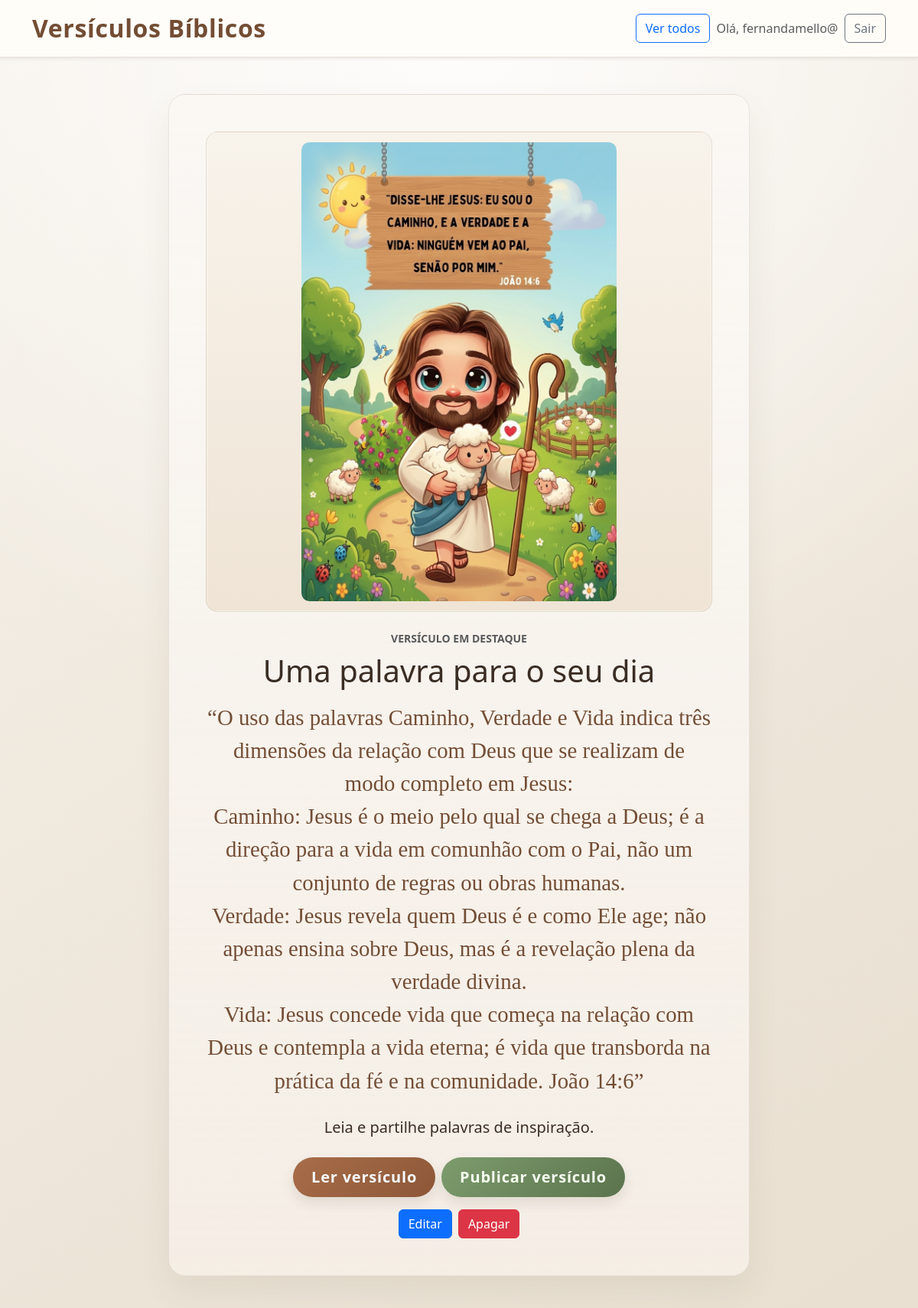
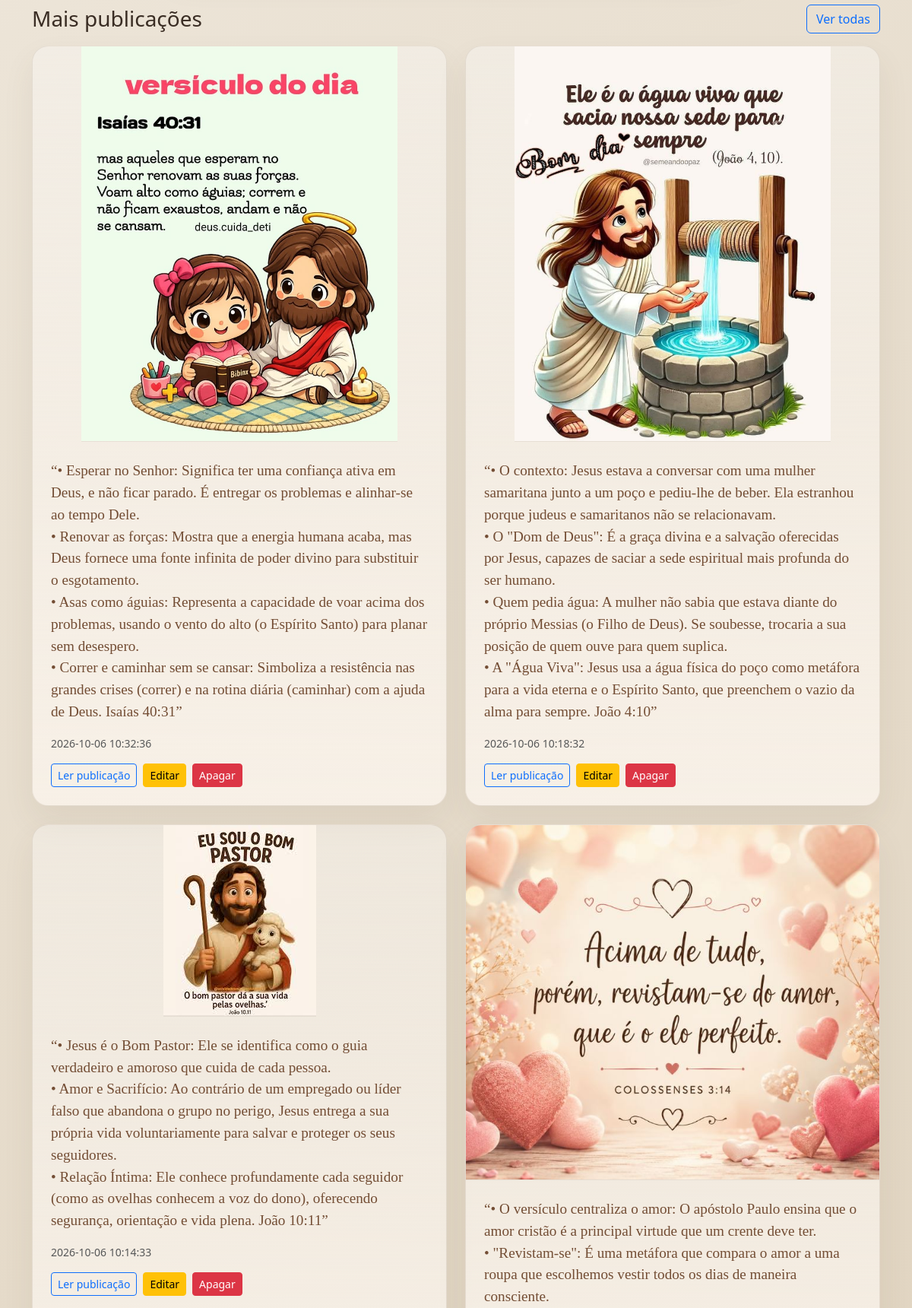
Page /index.php (signed in, upper part) on the committed database (2 pictures, top to bottom).
### tables this page shows
CREATE TABLE `versiculo` (
  `id` int(11) NOT NULL,
  `usuario_id` int(11) NOT NULL,
  `versiculo` text NOT NULL,
  `foto` varchar(2000) NOT NULL,
  `criado_em` timestamp NOT NULL DEFAULT current_timestamp(),
  `atualizado_em` timestamp NOT NULL DEFAULT current_timestamp() ON UPDATE current_timestamp()
);

### index.php (called while the page is built, shortened)
<?php
require_once __DIR__ . '/model/versiculo.php';
$pdo = require __DIR__ . '/config/database.php';
$controller = new VersiculoController(new Versiculo($pdo), new Usuario($pdo));
$pagina = $_GET['pagina'] ?? 'home';
$controller->handle(is_string($pagina) ? $pagina : 'home');

### model/versiculo.php (called while the page is built, shortened)
<?php
class Versiculo
{
    private PDO $pdo;
    public function __construct(PDO $pdo)
    {
        $this->pdo = $pdo;
    }
    public function maisRecentes(int $limite = 5): array
    {
        $stmt = $this->pdo->prepare(
            'SELECT id, usuario_id, versiculo, foto, criado_em, atualizado_em
             FROM versiculo
             ORDER BY criado_em DESC, id DESC
             LIMIT :limite'
        );
        $stmt->bindValue(':limite', max(1, $limite), PDO::PARAM_INT);
        $stmt->execute();
        return $stmt->fetchAll();
    }
}

### views/home.php (the view, shortened to what this page needs)
<?php
$versiculos = is_array($versiculos ?? null) ? $versiculos : [];
$destaque = $versiculos[0] ?? null;
$recentes = array_slice($versiculos, 1);
$usuarioAtual = is_array($usuarioAtual ?? null) ? $usuarioAtual : null;
?>
<!doctype html>
<html lang="pt">
<head>
    <link href="https://cdn.jsdelivr.net/npm/bootstrap@5.3.3/dist/css/bootstrap.min.css" rel="stylesheet">
    <link rel="stylesheet" href="css/style.css">
</head>
<body>
<nav class="navbar navbar-expand bg-white shadow-sm">
    <div class="container">
        <a class="navbar-brand" href="index.php">Versículos Bíblicos</a>
        <div class="d-flex align-items-center gap-2">
            <a class="btn btn-outline-primary" href="index.php?pagina=listar">Ver todos</a>
            <?php if ($usuarioAtual): ?>
                <span class="d-none d-md-inline text-muted">Olá, <?= htmlspecialchars($usuarioAtual['nome'], ENT_QUOTES | ENT_SUBSTITUTE, 'UTF-8') ?></span>
                <form method="post" action="index.php?pagina=sair" class="m-0">
                    <button class="btn btn-outline-secondary" type="submit">Sair</button>
                </form>
            <?php else: ?>
                <a class="btn btn-outline-primary" href="index.php?pagina=login">Entrar</a>
                <a class="btn btn-primary" href="index.php?pagina=cadastro">Criar conta</a>
            <?php endif; ?>
        </div>
    </div>
</nav>
<main class="container py-5">
    <?php if ($destaque): ?>
        <section class="home-card mx-auto text-center mb-5">
            <?php if (!empty($destaque['foto'])): ?>
                <div class="photo-frame mb-4">
                    <img src="foto/<?= htmlspecialchars(rawurlencode($destaque['foto']), ENT_QUOTES, 'UTF-8') ?>"
                         class="featured-photo" alt="Imagem do versículo em destaque">
                </div>
            <?php endif; ?>
            <p class="text-uppercase text-muted small fw-bold mb-2">Versículo em destaque</p>
            <h1 class="mb-3">Uma palavra para o seu dia</h1>
            <blockquote class="featured-verse mb-4">
                “<?= nl2br(htmlspecialchars($destaque['versiculo'], ENT_QUOTES | ENT_SUBSTITUTE, 'UTF-8')) ?>”
            </blockquote>
            <p class="lead mb-4">Leia e partilhe palavras de inspiração.</p>
            <div class="d-flex justify-content-center flex-wrap gap-2 mb-3">
                <a class="btn btn-ler btn-lg" href="index.php?pagina=detalhe&amp;id=<?= (int) $destaque['id'] ?>">Ler versículo</a>
                <a class="btn btn-adicionar btn-lg" href="index.php?pagina=inserir">Publicar versículo</a>
            </div>
            <?php if ($usuarioAtual && ((int) ($destaque['usuario_id'] ?? 0) === (int) $usuarioAtual['id'] || !empty($usuarioAtual['administrador']))): ?>
                <div class="d-flex justify-content-center flex-wrap gap-2">
                    <a class="btn btn-primary" href="index.php?pagina=editar&id=<?= (int) $destaque['id'] ?>">Editar</a>
                    <form method="post" action="index.php?pagina=apagar" class="m-0">
                        <button class="btn btn-danger" type="submit" onclick="return confirm('Tem a certeza que pretende apagar este versículo?');">Apagar</button>
                    </form>
                </div>
            <?php endif; ?>
        </section>
    <?php endif; ?>
    <?php if ($recentes): ?>
        <section aria-labelledby="publicacoes-recentes">
            <div class="d-flex justify-content-between align-items-center flex-wrap gap-2 mb-3">
                <h2 id="publicacoes-recentes" class="h3 mb-0">Mais publicações</h2>
                <a class="btn btn-outline-primary" href="index.php?pagina=listar">Ver todas</a>
            </div>
            <div class="row g-4">
                <?php foreach ($recentes as $item): ?>
                    <div class="col-12 col-md-6">
                        <article class="publication-card h-100">
                            <?php if (!empty($item['foto'])): ?>
                                <img src="foto/<?= htmlspecialchars(rawurlencode($item['foto']), ENT_QUOTES, 'UTF-8') ?>"
                                     class="publication-photo" alt="Imagem da publicação">
                            <?php endif; ?>
                            <div class="p-4">
                                <p class="publication-verse mb-3">
                                    “<?= nl2br(htmlspecialchars($item['versiculo'], ENT_QUOTES | ENT_SUBSTITUTE, 'UTF-8')) ?>”
                                </p>
                                <p class="text-muted small">
                                    <?= htmlspecialchars($item['criado_em'], ENT_QUOTES | ENT_SUBSTITUTE, 'UTF-8') ?>
                                </p>
                                <div class="d-flex flex-wrap gap-2">
                                    <a class="btn btn-sm btn-outline-primary"
                                       href="index.php?pagina=detalhe&amp;id=<?= (int) $item['id'] ?>">
                                        Ler publicação
                                    </a>
                                    <?php if ($usuarioAtual && ((int) ($item['usuario_id'] ?? 0) === (int) $usuarioAtual['id'] || !empty($usuarioAtual['administrador']))): ?>
                                        <a class="btn btn-sm btn-warning"
                                           href="index.php?pagina=editar&id=<?= (int) $item['id'] ?>">
                                            Editar
                                        </a>
                                        <form method="post" action="index.php?pagina=apagar" class="m-0">
                                            <button class="btn btn-sm btn-danger" type="submit" onclick="return confirm('Tem a certeza que pretende apagar este versículo?');">Apagar</button>
                                        </form>
                                    <?php endif; ?>
                                </div>
                            </div>
                        </article>
                    </div>
                <?php endforeach; ?>
            </div>
        </section>
    <?php endif; ?>
</main>
</body>
</html>

### css/style.css (style rules this page uses)
:root { --color-ink: #3a2d24; --color-accent: #a86e48; --color-accent-dark: #734d34; --color-soft: #f7f0e7; --color-card: #f9f5ef; --color-card-strong: #f0e4d4; --color-bg: #f4efe9; --color-bg-2: #e9dfcf; --color-highlight: #e7f0d8; --color-olive: #68795b; --color-olive-dark: #4d5f43; --color-sky: #dfeef6; }
body { min-height: 100vh; display: flex; flex-direction: column; color: var(--color-ink); background: radial-gradient(circle at top, rgba(255,255,255,0.9), transparent 25%), linear-gradient(145deg, #f6f2eb 0%, #ece4d7 38%, #e0d3bf 100%); font-family: "Segoe UI", Tahoma, Geneva, Verdana, sans-serif; }
main.container { flex: 1; padding-top: 2.2rem; padding-bottom: 3rem; }
.navbar { background-color: rgba(255, 253, 249, 0.96) !important; border-bottom: 1px solid rgba(112, 77, 53, 0.15); box-shadow: 0 2px 12px rgba(85, 65, 48, 0.06); }
.navbar-brand { color: var(--color-accent-dark); font-weight: 700; letter-spacing: 0.02em; font-size: 2rem; }
.home-card, .detail-card, .form-card, .verse-table-wrap, .publication-card { overflow: hidden; border: 1px solid rgba(117, 91, 66, 0.12); border-radius: 1.35rem; background: linear-gradient(180deg, rgba(255,255,255,0.4), rgba(255,255,255,0.12)), #f9f4ee; box-shadow: 0 1.2rem 2.5rem rgba(95, 77, 55, 0.08); }
.home-card { max-width: 760px; padding: clamp(1.5rem, 5vw, 3rem); background: linear-gradient(180deg, rgba(255,255,255,0.36), rgba(243,236,227,0.78)), #f9f4ee; }
.photo-frame { padding: 0.8rem; border: 1px solid rgba(127, 102, 72, 0.15); border-radius: 1rem; background: linear-gradient(180deg, #f8f3eb, #efe4d5); box-shadow: inset 0 0 0 1px rgba(255,255,255,0.35); }
.featured-photo { display: block; width: auto; max-width: 100%; height: auto; max-height: min(75vh, 720px); margin-inline: auto; border-radius: 0.65rem; object-fit: contain; }
.publication-card { overflow: hidden; background: linear-gradient(180deg, rgba(255,255,255,0.34), rgba(248,241,232,0.94)); }
.publication-photo { display: block; width: auto; max-width: 100%; height: auto; max-height: min(65vh, 600px); margin-inline: auto; object-fit: contain; border-bottom: 1px solid rgba(95, 70, 49, 0.08); }
.publication-verse { color: var(--color-accent-dark); font-family: Georgia, "Times New Roman", serif; font-size: 1.2rem; line-height: 1.5; }
.featured-verse { color: var(--color-accent-dark); font-family: Georgia, "Times New Roman", serif; font-size: clamp(1.35rem, 3vw, 1.8rem); line-height: 1.5; text-shadow: 0 1px 0 rgba(255,255,255,0.38); }
.btn-ler, .btn-adicionar { border: 0; border-radius: 999px; padding: 0.7rem 1.5rem; font-weight: 700; letter-spacing: 0.04em; box-shadow: 0 8px 16px rgba(92, 71, 50, 0.12); transition: transform 0.15s ease, box-shadow 0.15s ease; }
.btn-ler { color: #f5fbff; background: linear-gradient(135deg, #a86d4a, #8d5737); }
.btn-adicionar { color: #f5fff0; background: linear-gradient(135deg, #7d9c6d, #5b734d); }

### rows in the picture
versiculo: foto (picture), versiculo "O uso das palavras Caminho, Verdade e Vida indica três dimensões da relação com Deus que se realizam de modo completo em Jesus: Caminho: Jesus é o meio pelo qual se chega a Deus; é a direção para a vida em comunhão com o Pai, não um conjunto de regras ou obras humanas. Verdade: Jesus revela quem Deus é e como Ele age; não apenas ensina sobre Deus, mas é a revelação plena da verdade divina. Vida: Jesus concede vida que começa na relação com Deus e contempla a vida eterna; é vida que transborda na prática da fé e na comunidade. João 14:6"
versiculo: foto (picture), versiculo "• Esperar no Senhor: Significa ter uma confiança ativa em Deus, e não ficar parado. É entregar os problemas e alinhar-se ao tempo Dele. • Renovar as forças: Mostra que a energia humana acaba, mas Deus fornece uma fonte infinita de poder divino para substituir o esgotamento. • Asas como águias: Representa a capacidade de voar acima dos problemas, usando o vento do alto (o Espírito Santo) para planar sem desespero. • Correr e caminhar sem se cansar: Simboliza a resistência nas grandes crises (correr) e na rotina diária (caminhar) com a ajuda de Deus. Isaías 40:31", criado_em "2026-10-06 10:32:36"
versiculo: foto (picture), versiculo "• O contexto: Jesus estava a conversar com uma mulher samaritana junto a um poço e pediu-lhe de beber. Ela estranhou porque judeus e samaritanos não se relacionavam. • O \"Dom de Deus\": É a graça divina e a salvação oferecidas por Jesus, capazes de saciar a sede espiritual mais profunda do ser humano. • Quem pedia água: A mulher não sabia que estava diante do próprio Messias (o Filho de Deus). Se soubesse, trocaria a sua posição de quem ouve para quem suplica. • A \"Água Viva\": Jesus usa a água física do poço como metáfora para a vida eterna e o Espírito Santo, que preenchem o vazio da alma para sempre. João 4:10", criado_em "2026-10-06 10:18:32"
versiculo: foto (picture), versiculo "• Jesus é o Bom Pastor: Ele se identifica como o guia verdadeiro e amoroso que cuida de cada pessoa. • Amor e Sacrifício: Ao contrário de um empregado ou líder falso que abandona o grupo no perigo, Jesus entrega a sua própria vida voluntariamente para salvar e proteger os seus seguidores. • Relação Íntima: Ele conhece profundamente cada seguidor (como as ovelhas conhecem a voz do dono), oferecendo segurança, orientação e vida plena. João 10:11", criado_em "2026-10-06 10:14:33"
versiculo: foto (picture), versiculo "• O versículo centraliza o amor: O apóstolo Paulo ensina que o amor cristão é a principal virtude que um crente deve ter. • \"Revistam-se\": É uma metáfora que compara o amor a uma roupa que escolhemos vestir todos os dias de maneira consciente."

### other values in the picture
$usuarioAtual['nome'] "fernandamello@"
